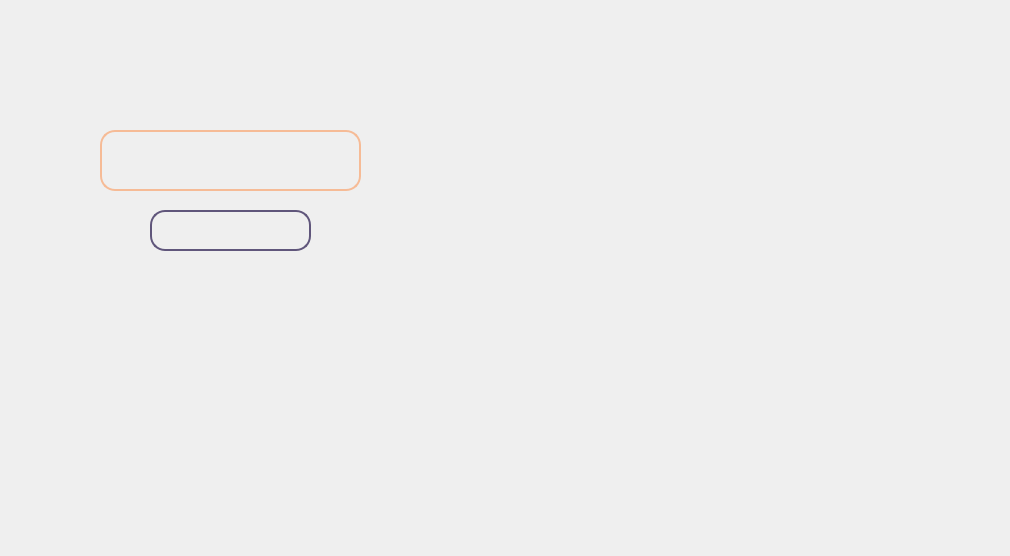
<?xml version="1.0" encoding="UTF-8"?>
<ui version="4.0">
 <class>benefice</class>
 <widget class="QDialog" name="benefice">
  <property name="geometry">
   <rect>
    <x>0</x>
    <y>0</y>
    <width>1010</width>
    <height>556</height>
   </rect>
  </property>
  <property name="windowTitle">
   <string>Dialog</string>
  </property>
  <widget class="QLabel" name="back">
   <property name="geometry">
    <rect>
     <x>-60</x>
     <y>-21</y>
     <width>1131</width>
     <height>800</height>
    </rect>
   </property>
   <property name="text">
    <string/>
   </property>
   <property name="pixmap">
    <pixmap resource="pic.qrc">:/new/prefix/photo maintenence.png</pixmap>
   </property>
   <property name="scaledContents">
    <bool>true</bool>
   </property>
  </widget>
  <widget class="QLabel" name="ben">
   <property name="geometry">
    <rect>
     <x>100</x>
     <y>130</y>
     <width>261</width>
     <height>61</height>
    </rect>
   </property>
   <property name="styleSheet">
    <string notr="true">QLabel {
border: 2px solid #F6BB96;
border-radius: 15px;
color: #796F25; 
}</string>
   </property>
   <property name="text">
    <string/>
   </property>
  </widget>
  <widget class="QLabel" name="res">
   <property name="geometry">
    <rect>
     <x>150</x>
     <y>210</y>
     <width>161</width>
     <height>41</height>
    </rect>
   </property>
   <property name="styleSheet">
    <string notr="true">QLabel {
border: 2px solid #60567B;
border-radius: 15px;
}</string>
   </property>
   <property name="text">
    <string/>
   </property>
  </widget>
 </widget>
 <resources>
  <include location="pic.qrc"/>
 </resources>
 <connections/>
</ui>
